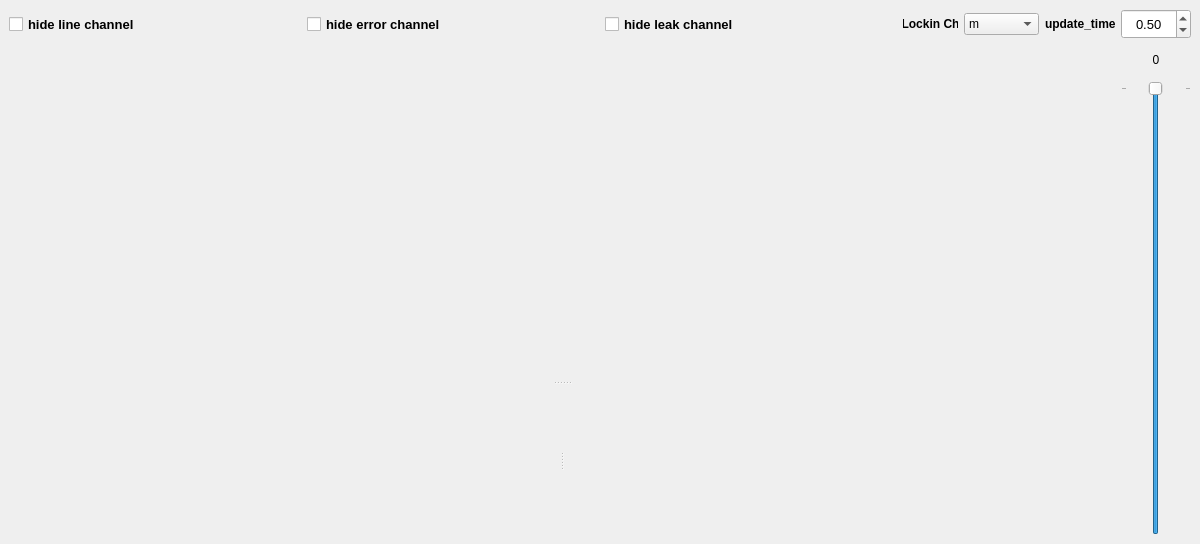
<?xml version="1.0" encoding="UTF-8"?>
<ui version="4.0">
 <class>MainWindow</class>
 <widget class="QMainWindow" name="MainWindow">
  <property name="geometry">
   <rect>
    <x>0</x>
    <y>0</y>
    <width>1200</width>
    <height>544</height>
   </rect>
  </property>
  <property name="minimumSize">
   <size>
    <width>1200</width>
    <height>0</height>
   </size>
  </property>
  <property name="windowTitle">
   <string>MainWindow</string>
  </property>
  <widget class="QWidget" name="centralwidget">
   <layout class="QGridLayout" name="gridLayout">
    <item row="0" column="0">
     <layout class="QVBoxLayout" name="verticalLayout_2">
      <item>
       <layout class="QHBoxLayout" name="horizontalLayout">
        <item>
         <widget class="QCheckBox" name="show_line_ch">
          <property name="maximumSize">
           <size>
            <width>16777215</width>
            <height>30</height>
           </size>
          </property>
          <property name="font">
           <font>
            <family>Yu Gothic UI</family>
            <pointsize>10</pointsize>
            <weight>75</weight>
            <bold>true</bold>
           </font>
          </property>
          <property name="text">
           <string>hide line channel</string>
          </property>
         </widget>
        </item>
        <item>
         <widget class="QCheckBox" name="show_error_ch">
          <property name="maximumSize">
           <size>
            <width>16777215</width>
            <height>30</height>
           </size>
          </property>
          <property name="font">
           <font>
            <family>Yu Gothic UI</family>
            <pointsize>10</pointsize>
            <weight>75</weight>
            <bold>true</bold>
           </font>
          </property>
          <property name="text">
           <string>hide error channel</string>
          </property>
         </widget>
        </item>
        <item>
         <widget class="QCheckBox" name="show_leak_ch">
          <property name="maximumSize">
           <size>
            <width>16777215</width>
            <height>30</height>
           </size>
          </property>
          <property name="font">
           <font>
            <family>Yu Gothic UI</family>
            <pointsize>10</pointsize>
            <weight>75</weight>
            <bold>true</bold>
           </font>
          </property>
          <property name="text">
           <string>hide leak channel</string>
          </property>
         </widget>
        </item>
        <item>
         <widget class="QLabel" name="label_9">
          <property name="maximumSize">
           <size>
            <width>55</width>
            <height>16777215</height>
           </size>
          </property>
          <property name="font">
           <font>
            <family>Yu Gothic UI</family>
            <weight>75</weight>
            <italic>false</italic>
            <bold>true</bold>
           </font>
          </property>
          <property name="text">
           <string>Lockin Ch</string>
          </property>
          <property name="alignment">
           <set>Qt::AlignCenter</set>
          </property>
         </widget>
        </item>
        <item>
         <widget class="QComboBox" name="lockin_channel_comboBox">
          <property name="maximumSize">
           <size>
            <width>75</width>
            <height>16777215</height>
           </size>
          </property>
          <property name="font">
           <font>
            <family>Yu Gothic UI</family>
            <pointsize>9</pointsize>
            <weight>50</weight>
            <bold>false</bold>
           </font>
          </property>
          <item>
           <property name="text">
            <string>m</string>
           </property>
          </item>
          <item>
           <property name="text">
            <string>t</string>
           </property>
          </item>
          <item>
           <property name="text">
            <string>x</string>
           </property>
          </item>
          <item>
           <property name="text">
            <string>y</string>
           </property>
          </item>
         </widget>
        </item>
        <item>
         <widget class="QLabel" name="label_7">
          <property name="minimumSize">
           <size>
            <width>0</width>
            <height>30</height>
           </size>
          </property>
          <property name="maximumSize">
           <size>
            <width>70</width>
            <height>30</height>
           </size>
          </property>
          <property name="font">
           <font>
            <family>Yu Gothic UI</family>
            <weight>75</weight>
            <bold>true</bold>
           </font>
          </property>
          <property name="text">
           <string>update_time</string>
          </property>
         </widget>
        </item>
        <item>
         <widget class="QDoubleSpinBox" name="update_doubleSpinBox">
          <property name="maximumSize">
           <size>
            <width>70</width>
            <height>30</height>
           </size>
          </property>
          <property name="font">
           <font>
            <pointsize>10</pointsize>
           </font>
          </property>
          <property name="toolTip">
           <string>set update_time</string>
          </property>
          <property name="statusTip">
           <string/>
          </property>
          <property name="layoutDirection">
           <enum>Qt::LeftToRight</enum>
          </property>
          <property name="alignment">
           <set>Qt::AlignCenter</set>
          </property>
          <property name="specialValueText">
           <string/>
          </property>
          <property name="prefix">
           <string/>
          </property>
          <property name="minimum">
           <double>0.100000000000000</double>
          </property>
          <property name="singleStep">
           <double>0.100000000000000</double>
          </property>
          <property name="value">
           <double>0.500000000000000</double>
          </property>
         </widget>
        </item>
       </layout>
      </item>
      <item>
       <layout class="QHBoxLayout" name="horizontalLayout_2">
        <item>
         <widget class="QSplitter" name="splitter_2">
          <property name="orientation">
           <enum>Qt::Vertical</enum>
          </property>
          <widget class="PlotWidget" name="plotWidget_line" native="true">
           <property name="minimumSize">
            <size>
             <width>1100</width>
             <height>200</height>
            </size>
           </property>
          </widget>
          <widget class="QSplitter" name="splitter">
           <property name="orientation">
            <enum>Qt::Horizontal</enum>
           </property>
           <widget class="PlotWidget" name="plotWidget_error" native="true">
            <property name="minimumSize">
             <size>
              <width>540</width>
              <height>150</height>
             </size>
            </property>
           </widget>
           <widget class="PlotWidget" name="plotWidget_leak" native="true">
            <property name="minimumSize">
             <size>
              <width>540</width>
              <height>150</height>
             </size>
            </property>
           </widget>
          </widget>
         </widget>
        </item>
        <item>
         <layout class="QVBoxLayout" name="verticalLayout">
          <property name="sizeConstraint">
           <enum>QLayout::SetFixedSize</enum>
          </property>
          <item>
           <widget class="QLabel" name="indexLabel">
            <property name="minimumSize">
             <size>
              <width>70</width>
              <height>30</height>
             </size>
            </property>
            <property name="maximumSize">
             <size>
              <width>70</width>
              <height>16777215</height>
             </size>
            </property>
            <property name="font">
             <font>
              <family>Yu Gothic UI</family>
             </font>
            </property>
            <property name="text">
             <string>0</string>
            </property>
            <property name="alignment">
             <set>Qt::AlignCenter</set>
            </property>
           </widget>
          </item>
          <item>
           <widget class="QSlider" name="indexSlider">
            <property name="minimumSize">
             <size>
              <width>70</width>
              <height>0</height>
             </size>
            </property>
            <property name="maximumSize">
             <size>
              <width>70</width>
              <height>16777215</height>
             </size>
            </property>
            <property name="font">
             <font>
              <family>Yu Gothic UI</family>
             </font>
            </property>
            <property name="layoutDirection">
             <enum>Qt::LeftToRight</enum>
            </property>
            <property name="autoFillBackground">
             <bool>true</bool>
            </property>
            <property name="locale">
             <locale language="Chinese" country="China"/>
            </property>
            <property name="maximum">
             <number>0</number>
            </property>
            <property name="pageStep">
             <number>5</number>
            </property>
            <property name="orientation">
             <enum>Qt::Vertical</enum>
            </property>
            <property name="invertedAppearance">
             <bool>false</bool>
            </property>
            <property name="invertedControls">
             <bool>false</bool>
            </property>
            <property name="tickPosition">
             <enum>QSlider::TicksBothSides</enum>
            </property>
            <property name="tickInterval">
             <number>5</number>
            </property>
           </widget>
          </item>
         </layout>
        </item>
       </layout>
      </item>
     </layout>
    </item>
   </layout>
  </widget>
 </widget>
 <customwidgets>
  <customwidget>
   <class>PlotWidget</class>
   <extends>QWidget</extends>
   <header location="global">pyqtgraph</header>
   <container>1</container>
  </customwidget>
 </customwidgets>
 <resources/>
 <connections/>
</ui>
